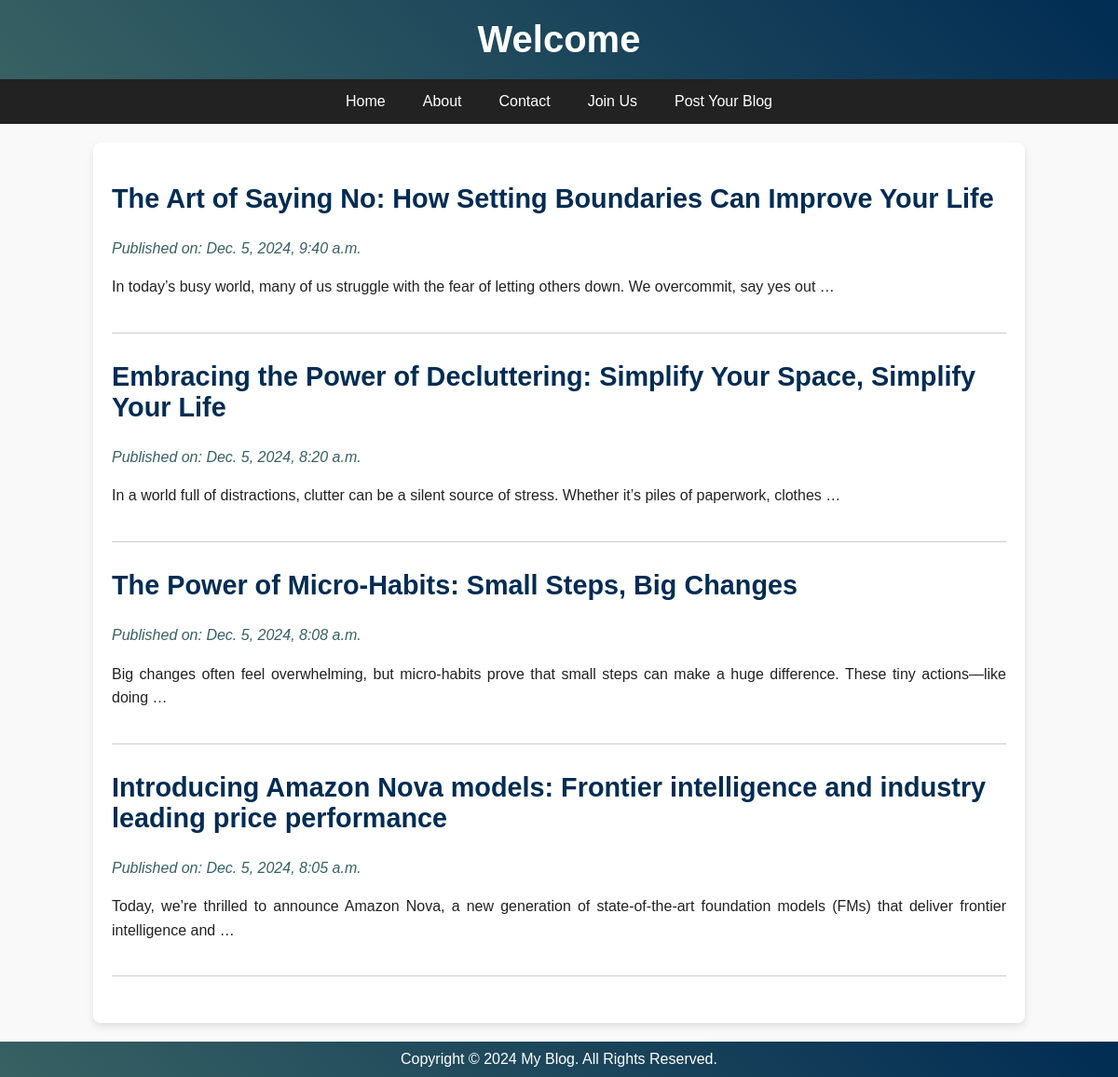
The page / on the database its author committed.
### posts/models.py (models this page shows)
class blog(models.Model):
    title = models.CharField(max_length=100)
    detail = models.CharField(max_length=1000000000000)
    created_at = models.DateTimeField(default=datetime.now,blank=True)

### posts/views.py (the view)
# urls.py: path('',views.index,name='index'),
def index(request):
    posts = blog.objects.all()
    return render(request,'index.html',{'posts':posts})

### template/index.html (shortened to what this page needs)
<!DOCTYPE html>
<html lang="en">
<head>
</head>
<body>
    <header>
        {% if user.is_authenticated %}
        <h1>Welcome, {{user.username}}</h1>
        {% else %}
        <h1>Welcome</h1>
        {%endif%}
    </header>
    <nav>
        <a href="#">Home</a>
        <a href="#">About</a>
        <a href="#">Contact</a>
        {% if user.is_authenticated %}
        <a href="logout">Log Out</a>
        {% else %}
        <a href="login">Join Us</a>
        {%endif%}
        <a href="create">Post Your Blog</a>
    </nav>
    <div class="container">
        {%for post in posts reversed%}
        <div class="post">
            <a href="post/{{post.id}}" style="text-decoration:none;">
                <h2 style="color: #012c53; ">{{post.title}}</h2>
                <p class="date" style="color: #386163;">Published on: {{post.created_at}}</p>
                <p style="color: #222;">{{post.detail|truncatewords:20}}</p>
            </a>
        </div>
        {% endfor %}
    </div>
    <footer>
        <p>Copyright &copy; 2024 My Blog. All Rights Reserved.</p>
    </footer>
</body>
</html>

### template/index.html (style rules this page uses)
body { font-family: 'Arial', sans-serif; margin: 0; padding: 0; background: #f9f9f9; color: #333; }
header { background: linear-gradient(45deg, #386163, #012c53); color: #fff; text-align: center; padding: 20px; }
header h1 { font-size: 2.5em; margin: 0; }
nav { display: flex; justify-content: center; background: #222; }
nav a { color: #fff; text-decoration: none; padding: 15px 20px; font-size: 1em; transition: background 0.3s, color 0.3s; }
.container { width: 80%; margin: auto; overflow: hidden; padding: 20px; background: #fff; box-shadow: 0 4px 8px rgba(0, 0, 0, 0.1); border-radius: 8px; margin-top: 20px; }
.post { margin-bottom: 30px; border-bottom: 1px solid #ccc; padding-bottom: 20px; }
.post h2 { font-size: 1.8em; color: #023852; transition: color 0.3s, transform 0.3s; cursor: pointer; }
.post p { text-align: justify; color: #555; line-height: 1.6; }
.post p.date { color: #999; font-style: italic; margin-bottom: 10px; }
footer { text-align: center; padding: 10px; background: linear-gradient(45deg, #386163, #012c53); color: #fff; margin-top: 20px; }
footer p { margin: 0; font-size: 1em; }

### rows shown on the page
blog: title "The Art of Saying No: How Setting Boundaries Can Improve Your Life", created_at "Dec. 5, 2024, 9:40 a.m.", detail "In today’s busy world, many of us struggle with the fear of letting others down. We overcommit, say yes out …"
blog: title "Embracing the Power of Decluttering: Simplify Your Space, Simplify Your Life", created_at "Dec. 5, 2024, 8:20 a.m.", detail "In a world full of distractions, clutter can be a silent source of stress. Whether it’s piles of paperwork, clothes …"
blog: title "The Power of Micro-Habits: Small Steps, Big Changes", created_at "Dec. 5, 2024, 8:08 a.m.", detail "Big changes often feel overwhelming, but micro-habits prove that small steps can make a huge difference. These tiny actions—like doing …"
blog: title "Introducing Amazon Nova models: Frontier intelligence and industry leading price performance", created_at "Dec. 5, 2024, 8:05 a.m.", detail "Today, we’re thrilled to announce Amazon Nova, a new generation of state-of-the-art foundation models (FMs) that deliver frontier intelligence and …"
